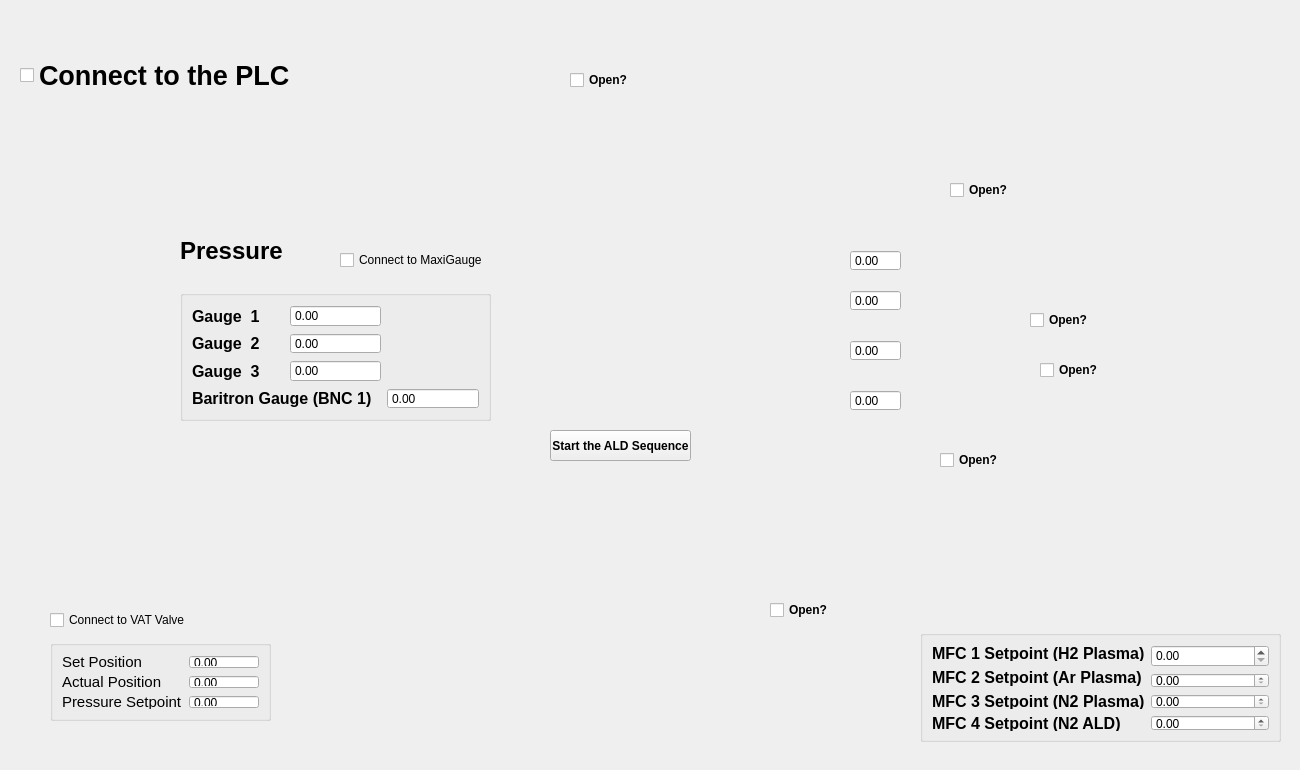
<?xml version="1.0" encoding="UTF-8"?>
<ui version="4.0">
 <class>Form</class>
 <widget class="QWidget" name="Form">
  <property name="enabled">
   <bool>true</bool>
  </property>
  <property name="geometry">
   <rect>
    <x>0</x>
    <y>0</y>
    <width>1300</width>
    <height>770</height>
   </rect>
  </property>
  <property name="minimumSize">
   <size>
    <width>0</width>
    <height>0</height>
   </size>
  </property>
  <property name="windowTitle">
   <string>Form</string>
  </property>
  <property name="autoFillBackground">
   <bool>false</bool>
  </property>
  <property name="styleSheet">
   <string notr="true">background: url(C:/Users/lab/Documents/foundry_scope/ALDBot/ald_bckg_final.png) no-repeat;</string>
  </property>
  <widget class="QLabel" name="pressure_gauges_label">
   <property name="geometry">
    <rect>
     <x>180</x>
     <y>230</y>
     <width>111</width>
     <height>41</height>
    </rect>
   </property>
   <property name="font">
    <font>
     <pointsize>18</pointsize>
     <bold>true</bold>
    </font>
   </property>
   <property name="text">
    <string>Pressure</string>
   </property>
  </widget>
  <widget class="QCheckBox" name="maxigauge_connect_checkBox">
   <property name="geometry">
    <rect>
     <x>340</x>
     <y>250</y>
     <width>151</width>
     <height>20</height>
    </rect>
   </property>
   <property name="text">
    <string>Connect to MaxiGauge</string>
   </property>
  </widget>
  <widget class="QCheckBox" name="vat_valve_connect_checkBox">
   <property name="geometry">
    <rect>
     <x>50</x>
     <y>610</y>
     <width>151</width>
     <height>20</height>
    </rect>
   </property>
   <property name="text">
    <string>Connect to VAT Valve</string>
   </property>
  </widget>
  <widget class="QCheckBox" name="plc_connect_checkBox">
   <property name="geometry">
    <rect>
     <x>20</x>
     <y>50</y>
     <width>311</width>
     <height>51</height>
    </rect>
   </property>
   <property name="font">
    <font>
     <pointsize>20</pointsize>
     <bold>true</bold>
    </font>
   </property>
   <property name="text">
    <string>Connect to the PLC</string>
   </property>
  </widget>
  <widget class="QCheckBox" name="valve_h2_checkBox">
   <property name="geometry">
    <rect>
     <x>950</x>
     <y>180</y>
     <width>76</width>
     <height>20</height>
    </rect>
   </property>
   <property name="font">
    <font>
     <bold>true</bold>
    </font>
   </property>
   <property name="text">
    <string>Open?</string>
   </property>
  </widget>
  <widget class="QCheckBox" name="valve_ar_checkBox">
   <property name="geometry">
    <rect>
     <x>1030</x>
     <y>310</y>
     <width>76</width>
     <height>20</height>
    </rect>
   </property>
   <property name="font">
    <font>
     <bold>true</bold>
    </font>
   </property>
   <property name="text">
    <string>Open?</string>
   </property>
  </widget>
  <widget class="QCheckBox" name="valve_n2_plasma_checkBox">
   <property name="geometry">
    <rect>
     <x>1040</x>
     <y>360</y>
     <width>76</width>
     <height>20</height>
    </rect>
   </property>
   <property name="font">
    <font>
     <bold>true</bold>
    </font>
   </property>
   <property name="text">
    <string>Open?</string>
   </property>
  </widget>
  <widget class="QCheckBox" name="valve_n2_ald_checkBox">
   <property name="geometry">
    <rect>
     <x>940</x>
     <y>450</y>
     <width>76</width>
     <height>20</height>
    </rect>
   </property>
   <property name="font">
    <font>
     <bold>true</bold>
    </font>
   </property>
   <property name="text">
    <string>Open?</string>
   </property>
  </widget>
  <widget class="QCheckBox" name="valve_window_purge_checkBox">
   <property name="geometry">
    <rect>
     <x>770</x>
     <y>600</y>
     <width>76</width>
     <height>20</height>
    </rect>
   </property>
   <property name="font">
    <font>
     <bold>true</bold>
    </font>
   </property>
   <property name="text">
    <string>Open?</string>
   </property>
  </widget>
  <widget class="QCheckBox" name="valve_plasma_purge_checkBox">
   <property name="geometry">
    <rect>
     <x>570</x>
     <y>70</y>
     <width>76</width>
     <height>20</height>
    </rect>
   </property>
   <property name="font">
    <font>
     <bold>true</bold>
    </font>
   </property>
   <property name="text">
    <string>Open?</string>
   </property>
  </widget>
  <widget class="QDoubleSpinBox" name="mfc1_flow_doubleSpinBox">
   <property name="geometry">
    <rect>
     <x>850</x>
     <y>250</y>
     <width>51</width>
     <height>21</height>
    </rect>
   </property>
   <property name="readOnly">
    <bool>false</bool>
   </property>
   <property name="buttonSymbols">
    <enum>QAbstractSpinBox::NoButtons</enum>
   </property>
  </widget>
  <widget class="QDoubleSpinBox" name="mfc2_flow_doubleSpinBox">
   <property name="geometry">
    <rect>
     <x>850</x>
     <y>290</y>
     <width>51</width>
     <height>21</height>
    </rect>
   </property>
   <property name="readOnly">
    <bool>false</bool>
   </property>
   <property name="buttonSymbols">
    <enum>QAbstractSpinBox::NoButtons</enum>
   </property>
  </widget>
  <widget class="QDoubleSpinBox" name="mfc3_flow_doubleSpinBox">
   <property name="geometry">
    <rect>
     <x>850</x>
     <y>340</y>
     <width>51</width>
     <height>21</height>
    </rect>
   </property>
   <property name="readOnly">
    <bool>false</bool>
   </property>
   <property name="buttonSymbols">
    <enum>QAbstractSpinBox::NoButtons</enum>
   </property>
  </widget>
  <widget class="QDoubleSpinBox" name="mfc4_flow_doubleSpinBox">
   <property name="geometry">
    <rect>
     <x>850</x>
     <y>390</y>
     <width>51</width>
     <height>21</height>
    </rect>
   </property>
   <property name="readOnly">
    <bool>false</bool>
   </property>
   <property name="buttonSymbols">
    <enum>QAbstractSpinBox::NoButtons</enum>
   </property>
  </widget>
  <widget class="QPushButton" name="ald_valves_pushButton">
   <property name="geometry">
    <rect>
     <x>550</x>
     <y>430</y>
     <width>141</width>
     <height>31</height>
    </rect>
   </property>
   <property name="font">
    <font>
     <bold>true</bold>
    </font>
   </property>
   <property name="text">
    <string>Start the ALD Sequence</string>
   </property>
  </widget>
  <widget class="QGroupBox" name="mfc_setpoints_groupbox">
   <property name="geometry">
    <rect>
     <x>920</x>
     <y>630</y>
     <width>361</width>
     <height>112</height>
    </rect>
   </property>
   <layout class="QGridLayout" name="gridLayout">
    <item row="0" column="0">
     <widget class="QLabel" name="mfc1_setpoint__label">
      <property name="font">
       <font>
        <pointsize>12</pointsize>
        <bold>true</bold>
       </font>
      </property>
      <property name="text">
       <string>MFC 1 Setpoint (H2 Plasma)</string>
      </property>
     </widget>
    </item>
    <item row="0" column="1" rowspan="2">
     <widget class="QDoubleSpinBox" name="mfc1_setpoint_doubleSpinBox"/>
    </item>
    <item row="1" column="0" rowspan="2">
     <widget class="QLabel" name="mfc2_setpoint_label">
      <property name="font">
       <font>
        <pointsize>12</pointsize>
        <bold>true</bold>
       </font>
      </property>
      <property name="text">
       <string>MFC 2 Setpoint (Ar Plasma)</string>
      </property>
     </widget>
    </item>
    <item row="2" column="1">
     <widget class="QDoubleSpinBox" name="mfc2_setpoint_doubleSpinBox"/>
    </item>
    <item row="3" column="0">
     <widget class="QLabel" name="mfc3_setpoint_label">
      <property name="font">
       <font>
        <pointsize>12</pointsize>
        <bold>true</bold>
       </font>
      </property>
      <property name="text">
       <string>MFC 3 Setpoint (N2 Plasma)</string>
      </property>
     </widget>
    </item>
    <item row="3" column="1">
     <widget class="QDoubleSpinBox" name="mfc3_setpoint_doubleSpinBox"/>
    </item>
    <item row="4" column="0">
     <widget class="QLabel" name="mfc4_setpoint_label">
      <property name="font">
       <font>
        <pointsize>12</pointsize>
        <bold>true</bold>
       </font>
      </property>
      <property name="text">
       <string>MFC 4 Setpoint (N2 ALD)</string>
      </property>
     </widget>
    </item>
    <item row="4" column="1">
     <widget class="QDoubleSpinBox" name="mfc4_setpoint_doubleSpinBox"/>
    </item>
   </layout>
  </widget>
  <widget class="QGroupBox" name="pressure_gauges_groupbox">
   <property name="geometry">
    <rect>
     <x>180</x>
     <y>290</y>
     <width>311</width>
     <height>131</height>
    </rect>
   </property>
   <layout class="QGridLayout" name="gridLayout_2">
    <item row="0" column="0">
     <widget class="QLabel" name="maxi_gauge1_label">
      <property name="font">
       <font>
        <pointsize>12</pointsize>
        <bold>true</bold>
       </font>
      </property>
      <property name="text">
       <string>Gauge  1</string>
      </property>
     </widget>
    </item>
    <item row="0" column="1">
     <widget class="QDoubleSpinBox" name="maxi_gauge1_doubleSpinBox">
      <property name="readOnly">
       <bool>false</bool>
      </property>
      <property name="buttonSymbols">
       <enum>QAbstractSpinBox::NoButtons</enum>
      </property>
     </widget>
    </item>
    <item row="1" column="0">
     <widget class="QLabel" name="maxi_gauge2_label">
      <property name="font">
       <font>
        <pointsize>12</pointsize>
        <bold>true</bold>
       </font>
      </property>
      <property name="text">
       <string>Gauge  2</string>
      </property>
     </widget>
    </item>
    <item row="1" column="1">
     <widget class="QDoubleSpinBox" name="maxi_gauge2_doubleSpinBox">
      <property name="readOnly">
       <bool>false</bool>
      </property>
      <property name="buttonSymbols">
       <enum>QAbstractSpinBox::NoButtons</enum>
      </property>
     </widget>
    </item>
    <item row="2" column="0">
     <widget class="QLabel" name="maxi_gauge3_label">
      <property name="font">
       <font>
        <pointsize>12</pointsize>
        <bold>true</bold>
       </font>
      </property>
      <property name="text">
       <string>Gauge  3</string>
      </property>
     </widget>
    </item>
    <item row="2" column="1">
     <widget class="QDoubleSpinBox" name="maxi_gauge3_doubleSpinBox">
      <property name="readOnly">
       <bool>false</bool>
      </property>
      <property name="buttonSymbols">
       <enum>QAbstractSpinBox::NoButtons</enum>
      </property>
     </widget>
    </item>
    <item row="3" column="0" colspan="2">
     <widget class="QLabel" name="baritron_gauge_label">
      <property name="font">
       <font>
        <pointsize>12</pointsize>
        <bold>true</bold>
       </font>
      </property>
      <property name="text">
       <string>Baritron Gauge (BNC 1)</string>
      </property>
     </widget>
    </item>
    <item row="3" column="2">
     <widget class="QDoubleSpinBox" name="baritron_gauge_doubleSpinBox">
      <property name="readOnly">
       <bool>false</bool>
      </property>
      <property name="buttonSymbols">
       <enum>QAbstractSpinBox::NoButtons</enum>
      </property>
     </widget>
    </item>
   </layout>
  </widget>
  <widget class="QGroupBox" name="vat_valve_groupbox">
   <property name="geometry">
    <rect>
     <x>50</x>
     <y>640</y>
     <width>221</width>
     <height>81</height>
    </rect>
   </property>
   <layout class="QGridLayout" name="gridLayout_3">
    <item row="0" column="0">
     <widget class="QLabel" name="vat_set_position_label">
      <property name="font">
       <font>
        <pointsize>11</pointsize>
       </font>
      </property>
      <property name="text">
       <string>Set Position</string>
      </property>
     </widget>
    </item>
    <item row="0" column="1">
     <widget class="QDoubleSpinBox" name="vat_set_position_doubleSpinBox">
      <property name="readOnly">
       <bool>false</bool>
      </property>
      <property name="buttonSymbols">
       <enum>QAbstractSpinBox::NoButtons</enum>
      </property>
     </widget>
    </item>
    <item row="1" column="0">
     <widget class="QLabel" name="vat_read_position_label">
      <property name="font">
       <font>
        <pointsize>11</pointsize>
       </font>
      </property>
      <property name="text">
       <string>Actual Position</string>
      </property>
     </widget>
    </item>
    <item row="1" column="1">
     <widget class="QDoubleSpinBox" name="vat_read_position_doubleSpinBox">
      <property name="readOnly">
       <bool>false</bool>
      </property>
      <property name="buttonSymbols">
       <enum>QAbstractSpinBox::NoButtons</enum>
      </property>
     </widget>
    </item>
    <item row="2" column="0">
     <widget class="QLabel" name="vat_set_pressure_label">
      <property name="font">
       <font>
        <pointsize>11</pointsize>
       </font>
      </property>
      <property name="text">
       <string>Pressure Setpoint</string>
      </property>
     </widget>
    </item>
    <item row="2" column="1">
     <widget class="QDoubleSpinBox" name="vat_set_pressure_doubleSpinBox">
      <property name="readOnly">
       <bool>false</bool>
      </property>
      <property name="buttonSymbols">
       <enum>QAbstractSpinBox::NoButtons</enum>
      </property>
     </widget>
    </item>
   </layout>
  </widget>
 </widget>
 <resources/>
 <connections/>
</ui>
